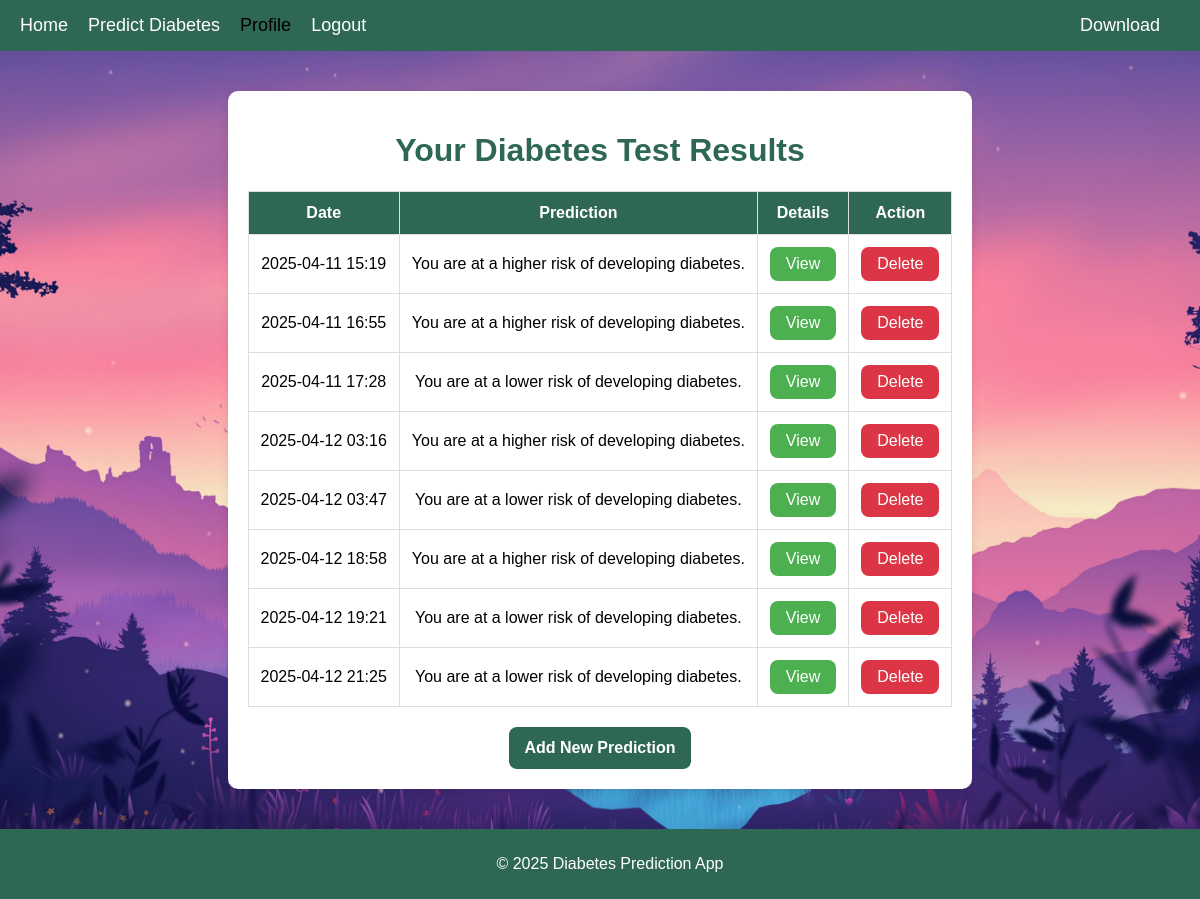
/profile/ (signed in), run on an earlier commit of the app's database.
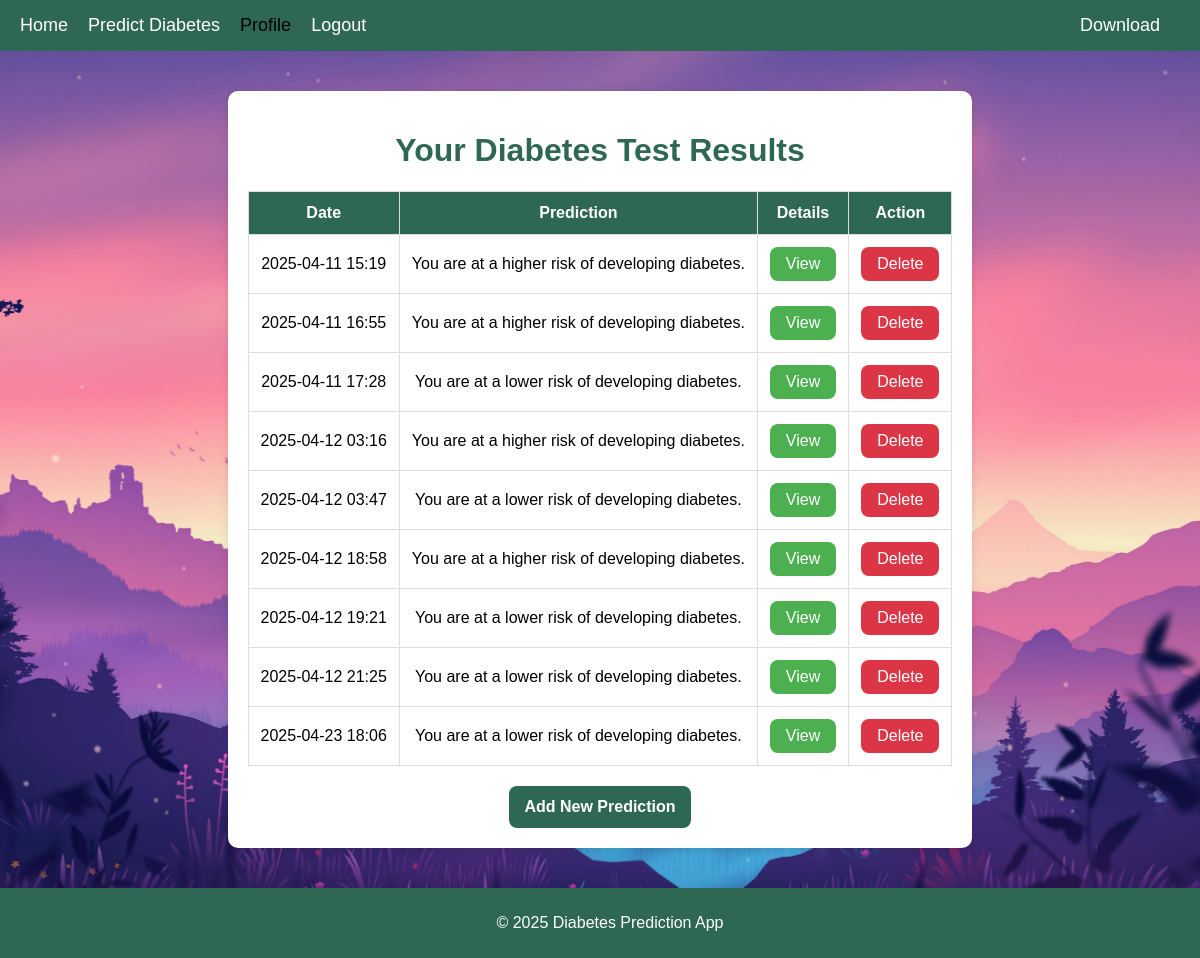
And on a later commit of the database.
### main/models.py (models this page shows, shortened)
class UserResult(models.Model):
    user = models.ForeignKey(User, on_delete=models.CASCADE)
    pregnancies = models.IntegerField()
    glucose = models.FloatField()
    blood_pressure = models.FloatField()
    skin_thickness = models.FloatField()
    insulin = models.FloatField()
    bmi = models.FloatField()
    diabetes_pedigree = models.FloatField()
    age = models.IntegerField()
    prediction = models.CharField(max_length=50)
    accuracy = models.FloatField()
    result_date = models.DateTimeField(auto_now_add=True)

### main/views.py (the view)
# urls.py: path('profile/', views.profile, name='profile'),
@login_required
def profile(request):
    user_results = UserResult.objects.filter(user=request.user)
    results_with_advice = []
    for result in user_results:
        values = [
            result.pregnancies,
            result.glucose,
            result.blood_pressure,
            result.skin_thickness,
            result.insulin,
            result.bmi,
            result.diabetes_pedigree,
            result.age
        ]
        advice = get_health_advice(values)
        results_with_advice.append({
            'result': result,
            'advice': advice
        })
    return render(request, 'profile.html', {'results_with_advice': results_with_advice})

### main/services/health_advice.py (called while the page is built)
def get_health_advice(values):
    advice = []
    bmi = values[5]
    if bmi >= 30:
        advice.append("Your BMI is high. Consider following a balanced diet and exercise regularly.")
    elif bmi >= 25:
        advice.append("You have an elevated BMI. Try to manage your weight through a healthy lifestyle.")
    insulin = values[4]
    if insulin >= 26:
        advice.append("Your insulin level is high. Try reducing stress, sugar intake and improve your exercise routine.")
    age = values[7]
    if age > 45:
        advice.append("You are over 45 years old, and it's essential to monitor your health regularly.")
    if not advice:
        advice.append("Your health seems great! Keep up the good work.")
    return advice

### main/templates/profile.html (shortened to what this page needs)
{% load static %}
<!DOCTYPE html>
<html lang="en">
<head>
    <link rel="stylesheet" href="{% static 'css/profile.css' %}">
</head>
<body>
    <div class="navbar">
        <a href="{% url 'home' %}">Home</a>
        <a href="{% url 'predict' %}">Predict Diabetes</a>
        <a href="{% url 'profile' %}" class="active">Profile</a>
        <a href="{% url 'logout' %}">Logout</a>
        <div style="margin-left: auto;">
            <a href="{% url 'export_pdf' %}" class="btn-download">Download</a>
        </div>
    </div>
    <div class="container">
        <h1>Your Diabetes Test Results</h1>
        {% if results_with_advice %}
            <table>
                <thead>
                    <tr>
                        <th>Date</th>
                        <th>Prediction</th>
                        <th>Details</th>
                        <th>Action</th>
                    </tr>
                </thead>
                <tbody>
                    {% for item in results_with_advice %}
                    <tr>
                        <td>{{ item.result.result_date|date:"Y-m-d H:i" }}</td>
                        <td>{{ item.result.prediction }}</td>
                        <td>
                            <button class="view-btn" onclick="toggleDetails('details-{{ forloop.counter }}')">View</button>
                        </td>
                        <td>
                            <form action="{% url 'delete_prediction' item.result.id %}" method="POST">
                                <button type="submit" class="btn btn-danger">Delete</button>
                            </form>
                        </td>
                    </tr>
                    {% endfor %}
                </tbody>
            </table>
        {% else %}
            <div class="no-results">
                <p>You haven't performed any diabetes predictions yet.</p>
            </div>
        {% endif %}
        <div style="text-align: center; margin-top: 20px;">
            <a href="{% url 'predict' %}" class="btn-add">Add New Prediction</a>
        </div>
    </div>
    <footer>
        <p>&copy; 2025 Diabetes Prediction App</p>
    </footer>
</body>
</html>

### main/static/css/profile.css (style rules this page uses)
html, body { height: 100%; margin: 0; padding: 0; display: flex; flex-direction: column; font-family: Arial, sans-serif; background-image: url("../images/profile.jpg"); background-size: cover; background-position: center; background-attachment: fixed; background-repeat: no-repeat; }
.navbar { background-color: #2F6755; padding: 15px 20px; display: flex; justify-content: start; align-items: center; }
.navbar a { color: white; text-decoration: none; margin-right: 20px; font-size: 18px; }
.navbar a:hover, .navbar a.active { color: #000; }
.container { max-width: 800px; margin: 40px auto; background: white; padding: 20px; border-radius: 10px; box-shadow: 0 2px 8px rgba(0, 0, 0, 0.1); flex: 1; }
h1 { text-align: center; color: #2F6755; }
table { width: 100%; border-collapse: collapse; margin-top: 20px; }
.btn-download { text-decoration: none; font-size: 16px; }
.btn-danger { background-color: #dc3545; color: white; border: none; padding: 8px 16px; cursor: pointer; border-radius: 8px; font-size: 16px; }
.btn-add { display: inline-block; background-color: #2F6755; color: white; padding: 12px 15px; text-decoration: none; font-size: 16px; border-radius: 8px; font-weight: bold; }
.view-btn { background-color: #4CAF50; color: white; padding: 8px 16px; border-radius: 8px; border: none; cursor: pointer; font-size: 16px; transition: background-color 0.3s ease; }
th, td { padding: 12px; text-align: center; border: 1px solid #ddd; }
th { background-color: #2F6755; color: white; }
footer { background-color: #2F6755; color: white; text-align: center; padding: 10px; width: 100%; }

What changed in the data, as far as the page shows it:
added UserResult: result.result_date "2025-04-23 18:06", result.prediction "You are at a lower risk of developing diabetes."
